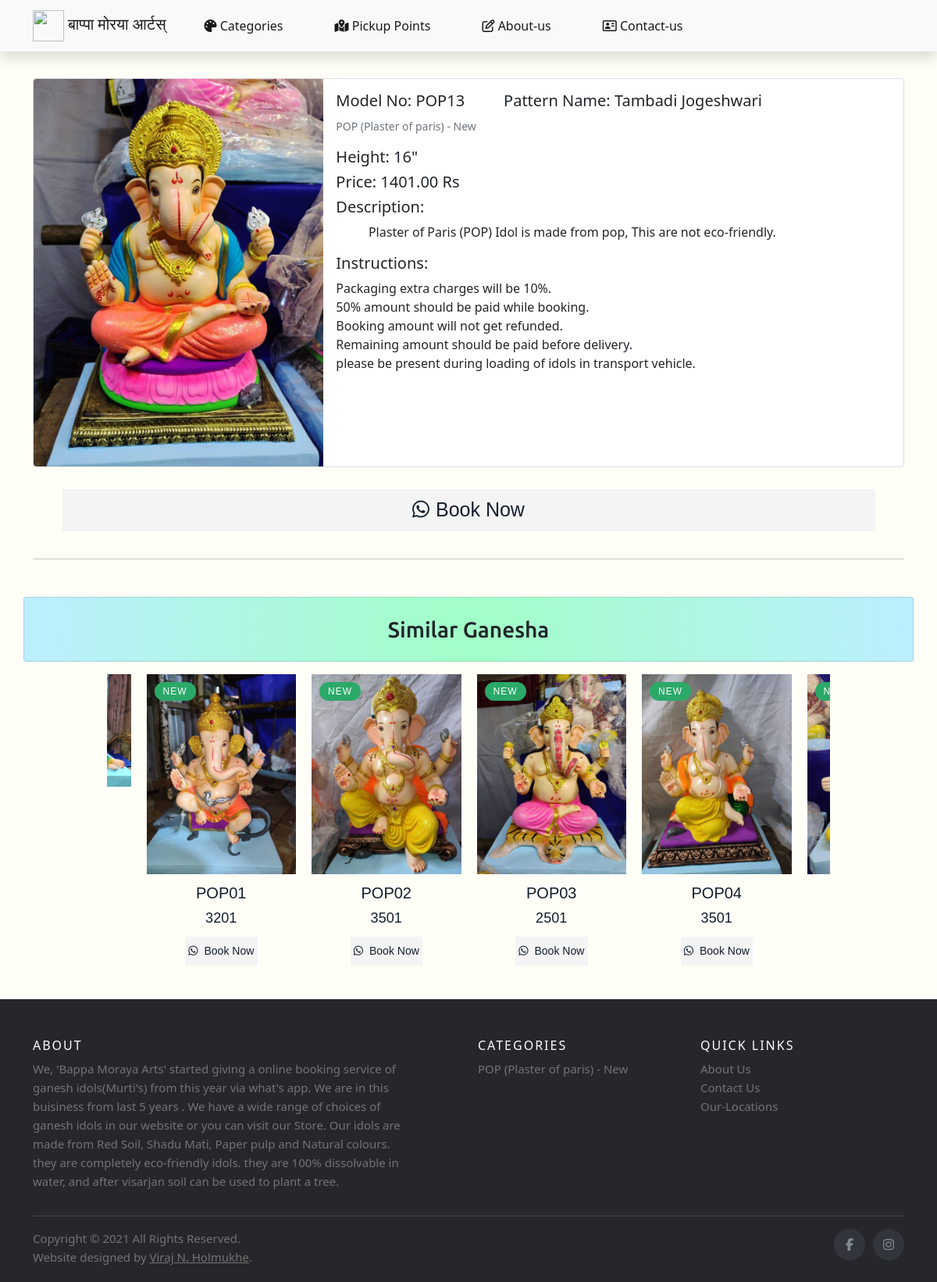
Screenshot of /view_idol/93 with the database file from the repository.
### AdminApp/models.py (models this page shows, shortened)
class Idol(models.Model):
    model_no = models.CharField(max_length=20)
    model_name = models.CharField(max_length=20,blank=True)
    height = models.CharField(max_length=20)
    featured = models.CharField(max_length=20,blank=True)
    price = models.CharField(max_length=100,blank=True)
    image1 = models.ImageField(upload_to="Images1")
    image2 = models.ImageField(upload_to="Images2",blank=True)
    image3 = models.ImageField(upload_to="Images3",blank=True)
    category = models.ForeignKey(Categories,on_delete=models.CASCADE)
    class Meta:
        db_table="Idols"

class Categories(models.Model):
    name = CharField(max_length=100)
    description = TextField(max_length=1000,blank=True)
    description_min = TextField(max_length=1000,blank=True)
    image = models.ImageField(upload_to="Images0",blank=True,default=0)
    class Meta:
        db_table = "Types_of_idols"\

### UserApp/views.py (the view)
# urls.py: path('view_idol/<pid>',views.showIdol),
def showIdol(request,pid):
    cats = Categories.objects.filter(id=6)
    idol = Idol.objects.get(id=pid)
    cat_id = idol.category_id
    idols = Idol.objects.filter(category_id=cat_id)
    return render(request,"UserApp/view_idol.html",{"idols":idols,"idol":idol,"cats":cats})

### templates/UserApp/view_idol.html (shortened to what this page needs)
{% extends 'UserApp/index.html' %}
{% load static %}
{% block Content %}
<link rel="stylesheet" type="text/css" href="{% static 'css/showidol.css' %}">
<link rel="stylesheet" href="https://cdnjs.cloudflare.com/ajax/libs/OwlCarousel2/2.3.4/assets/owl.carousel.min.css">
<div class="container">
    <div class="card mb-3">
        <div class="row g-0">
          <div class="col-md-4">
            <img src="{{idol.image1.url}}" class="img-fluid rounded-start" alt="#">
          </div>
          <div class="col-md-8">
            <div class="card-body">
                <div class="name" style="display: flex;">
                    <h5 class="card-title" style="margin-right: 50px;">Model No: {{idol.model_no}}</h5>
                    <h5 class="card-title">Pattern Name: {{idol.model_name}}</h5>
                </div>
                <p class="card-text"><small class="text-muted">{{idol.category.name}}</small></p>
                <h5 class="card-text">Height: {{idol.height}}</h5>
                <h5 class="card-text">Price: {{idol.price}}.00 Rs</h5>
                <h5 class="card-text">Description: </h5>
                <p class="card-text">&nbsp; &nbsp; &nbsp; &nbsp; &nbsp; {{idol.category.description}}</p>
                <h5 class="card-text">Instructions: </h5>
                <p class="card-text">Packaging extra charges will be 10%.<br>50% amount should be paid while booking.<br>Booking amount will not get refunded.<br>Remaining amount should be paid before delivery.<br>please be present during loading of idols in transport vehicle.</p>
            </div>
          </div>
        </div>
    </div>
    <div class="row" style="text-align: center;">
        <div class="product-grid">
            <div class="product-content">
                <div class="product-button-group">
                    <a class="add-to-cart" style="font-size: 25px;" href="https://wa.me/%2B917798589100?text=Hi.%20I'm%20interested%20in%20this%20Ganesh%20Murti%20--%20Model%20No:%20{{idol.model_no}}%20--Link:%20www.bappamorayaarts.com/view_idol/{{idol.id}}" target="_blank" rel="noopener"><i class="fa fa-whatsapp"></i>Book Now</a>
                </div>
            </div>
        </div>
    </div>
    <hr>
</div>
<div class="container card mt-5 mb-3 heading_bar">
    <div class="container-fluid" style="display: flex; justify-content: space-evenly;">
      <h3 class="mt-4 mb-4" style="text-align: center;">Similar Ganesha</h3>
    </div>
</div>
<div class="container">
    <div class="row">
        <div class="col-md-1">
        </div>
        <div class="col-md-10">
            <div class="owl-carousel owl-theme">
                {% for idols in idols %}
                <div class="product-grid">
                    <div class="product-image">
                        <a href="/view_idol/{{idols.id}}" class="image">
                            <img class="pic-1" src="{{idols.image1.url}}">
                        </a>
                        <span class="product-sale-label">NEW</span>
                    </div>
                    <div class="product-content">
                        <h3 class="title">{{idols.model_no}}</h3>
                        <div class="price">{{idols.price}}</div>
                        <div class="product-button-group">
                            <a class="add-to-cart" href="https://wa.me/%2B917798589100?text=Hi.%20I'm%20interested%20in%20this%20Ganesh%20Murti%20--%20Model%20No:%20{{idol.model_no}}%20--Link:%20www.bappamorayaarts.com/view_idol/{{idol.id}}" target="_blank" rel="noopener"><i class="fa fa-whatsapp"></i>Book Now</a>
                        </div>
                    </div>
                </div>
                {% endfor %}
            </div>
        </div>
        <div class="col-md-1">
        </div>
    </div>
</div>
{% endblock %}

### templates/UserApp/index.html (shortened to what this page needs)
{% load static %}
<!DOCTYPE html>
<html lang="en">
<head>
    <link href="https://cdn.jsdelivr.net/npm/bootstrap@5.1.0/dist/css/bootstrap.min.css" rel="stylesheet">
    <link rel="stylesheet" type="text/css" href="{% static 'css/index.css' %}">
</head>
<body>
<div class="container">
<nav class="navbar navbar-expand-lg fixed-top navbar-dark">
    <div class="container">
      <a class="navbar-brand" style="font-family: 'Amita', cursive; " href="/"><img src="{% static 'Images/bmalogo_wos.png' %}" alt="" height="40" width="40"> बाप्पा मोरया आर्टस्</a>
      <div class="collapse navbar-collapse" id="navbarTogglerDemo03">
        <ul class="navbar-nav me-auto mb-2 mb-lg-0 ">
          <li class="nav-item">
            <a class="nav-link active" href="/#categories"><i class="fas fa-palette"></i> Categories</a>
          </li>
          <li class="nav-item">
            <a class="nav-link active " href="/#locations"><i class="fas fa-map-marked-alt"></i> Pickup Points</a>
          </li>
          <li class="nav-item">
            <a class="nav-link active" href="/#about_us"><i class="far fa-edit"></i> About-us</a>
          </li>
          <li class="nav-item">
            <a class="nav-link active" href="/#conatact_us"><i class="far fa-address-card"></i> Contact-us</a>
          </li>
        </ul>
      </div>
    </div>
</nav>
</div>
{% block Content %}
{% endblock %}
<footer class="site-footer">
  <div class="container">
    <div class="row">
      <div class="col-sm-12 col-md-6" >
        <h6>About</h6>
          <p class="text-justify" style="padding-right: 60px;">    We, 'Bappa Moraya Arts' started giving a online booking service of ganesh idols(Murti's)  from this year via what's app. We are in this buisiness from last 5 years .
          We have a wide range of choices of ganesh idols in our website or you can visit our Store.
          Our idols are made from Red Soil, Shadu Mati, Paper pulp and Natural colours. they are completely eco-friendly idols. they are 100% dissolvable in water, and after visarjan soil can be used to plant a tree.</p>
      </div>
      <div class="col-xs-6 col-md-3">
        <h6>Categories</h6>
        <ul class="footer-links">
          {% for cat in cats %}
          <li><a href="/categories_list/{{cat.id}}">{{cat.name}}</a></li>
          {% endfor %}
        </ul>
      </div>
      <div class="col-xs-6 col-md-3">
        <h6>Quick Links</h6>
        <ul class="footer-links">
          <li><a href="/#about_us">About Us</a></li>
          <li><a href="/#conatact_us">Contact Us</a></li>
          <li><a href="/#locations">Our-Locations</a></li>
        </ul>
      </div>
    </div>
    <hr>
  </div>
  <div class="container">
    <div class="row">
      <div class="col-md-8 col-sm-6 col-xs-12">
        <p class="copyright-text">Copyright &copy; 2021 All Rights Reserved.</p>
        <p class="copyright-text" >Website designed by
          <a href="https://virajholmukhe.pythonanywhere.com/" target="_blank" style="text-decoration: underline;" >Viraj N. Holmukhe</a>.
        </p>
      </div>
      <div class="col-md-4 col-sm-6 col-xs-12">
        <ul class="social-icons">
          <li><a class="facebook" href="https://www.facebook.com/watch/ashishpote9100/" target="_blank"><i class="fa fa-facebook"></i></a></li>
          <li><a class="twitter" href="https://www.instagram.com/bappamorayaarts/" target="_blank"><i class="fa fa-instagram"></i></a></li>
        </ul>
      </div>
    </div>
  </div>
</footer>
</body>
</html>

### static/css/index.css (style rules this page uses)
body { background-color: rgb(255, 255, 248); }
.nav-item { margin-left: 25px; margin-right: 25px; }
a { text-decoration: none; }
.site-footer { background-color:#26272b; padding:45px 0 20px; font-size:15px; line-height:24px; color:#737373; }
.site-footer hr { border-top-color:#bbb; opacity:0.5 }
.site-footer h6 { color:#fff; font-size:16px; text-transform:uppercase; margin-top:5px; letter-spacing:2px }
.site-footer a { color:#737373; }
.footer-links { padding-left:0; list-style:none }
.footer-links li { display:block }
.footer-links a { color:#737373 }
.site-footer .social-icons { text-align:right }
.site-footer .social-icons a { width:40px; height:40px; line-height:40px; margin-left:6px; margin-right:0; border-radius:100%; background-color:#33353d }
.copyright-text { margin:0 }
.social-icons { padding-left:0; margin-bottom:0; list-style:none }
.social-icons li { display:inline-block; margin-bottom:4px }
.social-icons a { background-color:#eceeef; color:#818a91; font-size:16px; display:inline-block; line-height:44px; width:44px; height:44px; text-align:center; margin-right:8px; border-radius:100%; -webkit-transition:all .2s linear; -o-transition:all .2s linear; transition:all .2s linear }

### static/css/showidol.css (style rules this page uses)
:root { --main-color1: #eb4d4b; --text-color: #131e2c; }
.heading_bar { background: rgb(161,255,198); background: radial-gradient(circle, rgba(161,255,198,1) 0%, rgba(188,238,255,1) 100%); font-family: 'Ubuntu', sans-serif; }
.product-grid { font-family: 'Oswald', sans-serif; text-align: center; }
.img-fluid { max-width: 100%; height: auto; }
.product-grid .product-image { position: relative; }
.product-grid .product-image a.image { display: block; }
.product-grid .product-image img { width: 100%; height: auto; }
.product-image .pic-1 { opacity: 1; backface-visibility: hidden; transition: all 0.3s ease-in-out; }
.product-grid .product-sale-label, .product-grid .product-discount-label { color: #fff; background: #da5555; font-size: 12px; letter-spacing: 1px; line-height: 14px; padding: 5px 11px; border-radius: 12px; position: absolute; top: 10px; right: 10px; transition: all 0.4s ease; }
.product-grid .product-sale-label { background: #2ba968; text-transform: uppercase; left: 10px; right: auto; }
.product-grid .product-content { padding: 12px; }
.product-grid { padding: 0; margin: 0 0 7px; list-style: none; }
.product-grid .title { color: var(--text-color); font-size: 20px; text-transform: capitalize; margin: 0 0 7px; }
.product-grid .price { color: var(--text-color); font-size: 18px; letter-spacing: 0.005em; margin-bottom: 10px; }
.product-grid .product-button-group { position: relative; z-index: 1; }
.product-grid .add-to-cart { color: var(--text-color); background: #f4f4f4; font-size: 14px; width: calc(100% - 75px); padding: 8px 3px; margin: 0 auto; display: inline-block; text-decoration: none; transition: all 0.25s ease 0s; }
.product-grid .add-to-cart i { margin-right: 8px; transition: all 0.25s ease 0s; }
.card { margin-top: 100px; }

### rows the page displays
Idol: image1 (picture), model_no "POP13", model_name "Tambadi Jogeshwari", category.name "POP (Plaster of paris) - New", height "16\"", price "1401", category.description "Plaster of Paris (POP) Idol is made from pop, This are not eco-friendly."
Idol: image1 (picture), model_no "POP01", price "3201"
Idol: image1 (picture), model_no "POP02", price "3501"
Idol: image1 (picture), model_no "POP03", price "2501"
Idol: image1 (picture), model_no "POP04", price "3501"
Idol: image1 (picture)
Idol: image1 (picture)
Categories: name "POP (Plaster of paris) - New"
